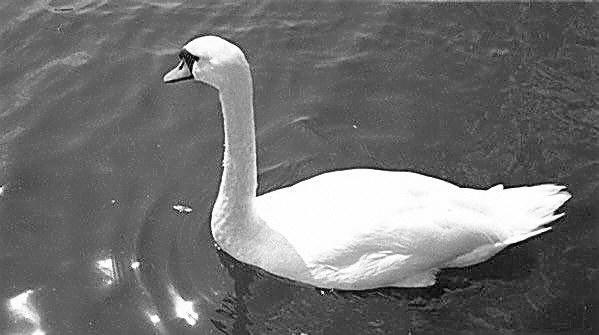
%> input picture Canny/images/swanbw.jpg, 599 x 335 px
$ octave canny.m   (GNU Octave 9; MATLAB toolbox functions it lacks are replaced by stand-ins)
%> lines starting %> are read from the running program, lines starting %| are printed output that depends on the picture
### Canny/smooth_image.m
function [ S ] = smooth_image( I, sigma )
%SMOOTH_IMAGE Smooths a B & W image by performing convolution with a Gaussian
% filter of the provided standard deviation.
%   Inputs:
%       I: input B & W image in 2D matrix format.
%       sigma: scalar representing the standard deviation of the Gaussian
%       filter. Essentially controls the amount of smoothing.
%   Outputs:
%       S: The smoothed image.

w = 6 * ceil(sigma) + 1; % guaranteed to hold interval (-3*s, +3*s).
f = fspecial('gaussian', [w, w], sigma);
S = imfilter(I, f, 'replicate');
end

### Canny/image_gradient.m
function [ Dx, Dy ] = image_gradient( I )
%IMAGE_GRADIENT Computes the horizontal and vertical components of the
%image gradient of the image provided.
%   Inputs:
%       I: an image in the form of a 2D matrix of double values.
%   Outputs:
%       Dx: the horizontal component of the gradient at every pixel.
%       Dy: the vertical component of the gradient at every pixel.

% Replicate matrix twice to make conv2 operate on a pixel-padded image...
% Exactly why they haven't incorporated this functionality in conv/conv2 is
% beyond me.
Ir = padarray(I, [0, 1], 'replicate');
Dx = conv2(Ir, [0.5, 0, -0.5], 'same');

% Drop first and last columns spuriously created with padarray to support
% proper convolution...
Dx(:, 1) = [];
Dx(:, size(Dx, 2)) = [];

% Do the same thing along the y direction.
Ic = padarray(I, [1, 0], 'replicate');
Dy = conv2(Ic, [0.5, 0, -0.5]', 'same');
Dy(1, :) = [];
Dy(size(Dy, 1), :) = [];
end

% TODO: The function 'imgradientxy' essentially does what I'm doing in this function.
% However, I noticed that both the 'CentralDifference' and 'IntermediateDifference'
% flags, corresponding to different order approximations of the Taylor
% Series solution to the 1D diffusion equation, give you the same result...
% This has been observed on 2013b, 2014a and 2014b. Could be a bug in the
% Image Processing toolbox.
% [Dx, Dy] = imgradientxy(I, 'CentralDifference');

### Canny/gradient_magnitude_direction.m
function [ R, X, Y ] = gradient_magnitude_direction( Dx, Dy )
% [8 lines of commented-out code are left out]

R = sqrt(Dx .^ 2 + Dy .^2);
X = Dx ./ R;
Y = Dy ./ R;
end

### Canny/interpolate_gradients.m
function J = interpolate_gradients(R, Dx, Dy)
% INTERPOLATE_GRADIENTS Given the magnitude of the image gradients, as well
% as its x and y components, interpolate them in the 8 directions possible
% in a discrete 2D image.
%
%   Inputs:
%       R:  A h x w matrix containing the magnitude of the image
%           gradients, where h and w are the height and width of the image,
%           respectively.
%       Dx, Dy: h x w matrices, containing the x and y components of the
%           direction of the gradient. w and h are the dimensions of the image.
%   Outputs:
%       J: A w x h matrix, where w and h are the dimensions of the image.
%           J(i,j) contains the magnitude of the gradient at position (i+Dx(i,j),
%           j+Dy(i,j)).  Of course, i+Dx(i,j) and j+Dy(i,j) are not integer positions;
%           this is why we need to interpolate.
[h, w] = size(R);
X = (ones(h,1)*(1:w)) + Dx;
Y = ((1:h)'*ones(1,w)) + Dy;
J = interp2(R, X, Y);

### Canny/hysteresis.m
function [ M ] = hysteresis( I, sigma, t1, t2 )
%HYSTERESIS Perform hysteresis for edge detection. This is the last step of
%the Canny Edge detector.
%   Inputs:
%       I: The image, assumed to be a 'double' matrix.
%       sigma: The standard deviation of the Gaussian filter with which we will
%          smooth the image. The higher sigma is, the more we smooth the
%          image.
%       t1: The first (high) threshold used by NMS.
%       t2: The second (low) threshold used by hysteresis.
%   Outputs:
%       M: The binary mask indicating the edge map of our image.

% Our implementation of hysteresis is based on a bottom-up approach which
% iteratively stitches edges together until it is no longer feasible to do
% so (by virtue of the thresholds). Unfortunately, because we need multiple
% variables from our NMS routine "find_peaks", it makes much more sense to
% copy the source code of NMS here instead of  modifying the function such
% that it returns a larger list.

%%%%%%%%%%%%%%%%%%%%%%%%%%%%%%% BEGIN NMS %%%%%%%%%%%%%%%%%%%%%%%%%%%%%%%%
%%%%%%%%%%%%%%%%%%%%%%%%%%  Same as in find_peaks.m  %%%%%%%%%%%%%%%%%%%%%%%

% Reduce the effect of noise:
I = smooth_image(I, sigma);

% Retrieve gradient magnitude and directions:
[X, Y] = image_gradient(I);
[R, Cos, Sin] = gradient_magnitude_direction(X, Y);
DirHead = interpolate_gradients(R, Cos, Sin);
DirTail = interpolate_gradients(R, -Cos, -Sin);

% Build 'hard edge' matrix.
M = R > t1 & R > DirHead & R > DirTail;
%%%%%%%%%%%%%%%%%%%%%%%%%%% End of NMS %%%%%%%%%%%%%%%%%%%%%%%%%%%%%%%%%

% Meat of the hysteresis algorithm.
CE = M; % CE = "Candidate Edges"
S = strel('square', 3);
while(any(CE(:))) % As long as at least one element is non-zero
    % Build a square of 1's around every 1 in M. Essentially CE will be
    % a matrix of candidate edge pixels.
    CE = imdilate(M, S) - M; % We subtract the image from its morphological dilation
    CE = CE & (R > t2) & (R > DirHead) & (R > DirTail); % All candidates where threshold > t2 are admissible edges.
    M = M + CE; % Update edge map.
end
end

### Canny/canny.m
% CANNY Run Canny edge detector with hysteresis on some example images.
% We will be using the following parameters which have been found to produce
% good results: sigma = 2, T1 = 15 and T2 = 2. T1 is the threshold for NMS,
% and T2 is the threshold for hysteresis.

Swan = imread('images/swanbw.jpg'); % Already grayscale
%> Swan is the input picture: size 335x599 uint8; min 0, max 255, mean 112.6
Coin = rgb2gray(imread('images/coins.png'));
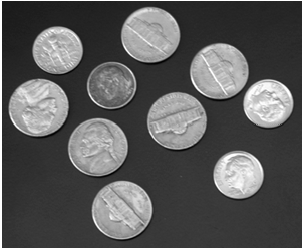
%> input picture Canny/images/coins.png, 302 x 248 px
%> Coin: size 248x302 uint8; min 0, max 255, mean 89.8
Text = rgb2gray(imread('images/text.png'));
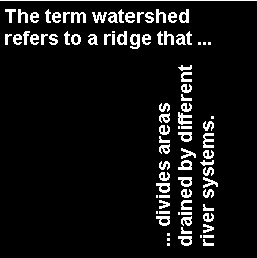
%> input picture Canny/images/text.png, 257 x 258 px
%> Text: size 258x257 uint8; 7.6% white in thin lines or dots
disp('Loaded images.');

figure('Position', [200, 300, 600, 300]);
subplot(1, 3, 1); imshow(Swan, []);
title('Swan');
subplot(1, 3, 2); imshow(Coin, []);
title('Coins');
subplot(1, 3, 3); imshow(Text, []);
title('Text');
% Setting a master title when subplots are involved is a pain...
% Solution taken from: https://sites.google.com/site/kittipat/matlabtechniques/howtoplotthemaintitletoafigurewithmanysubplots
axes('Position',[0 0 1 1],'Xlim',[0 1],'Ylim',[0 1],'Box','off','Visible','off','Units','normalized', 'clipping' , 'off');
text(0.5, 0.95, '\bf Original Images','HorizontalAlignment','center','VerticalAlignment', 'top', 'FontSize', 14);

disp('Running edge detection....');
SwanH = hysteresis(Swan, 2, 15, 2);
%> in hysteresis, `M = R > t1 & R > DirHead & R > DirTail;`: M: size 335x599 logical; 0.81% white in thin lines or dots
%> the loop in hysteresis, `while(any(CE(:)))` made 67 passes
%> after the loop in hysteresis, `while(any(CE(:)))`:
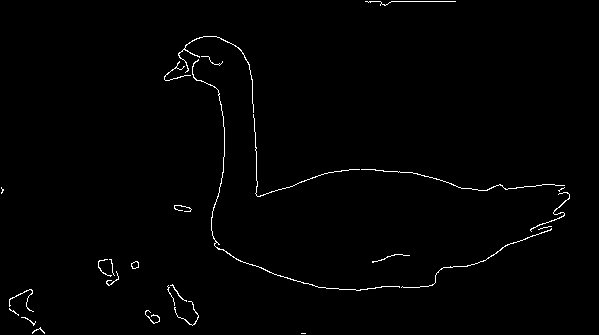
%> M: size 335x599 double; values 0 (black) and 1 (white), 1% white in thin lines or dots
CoinH = hysteresis(Coin, 2, 15, 2);
%> call 2 of hysteresis, with sigma = 2, t1 = 15, t2 = 2
%> in image_gradient (call 2), `Dy(size(Dy, 1), :) = [];`:
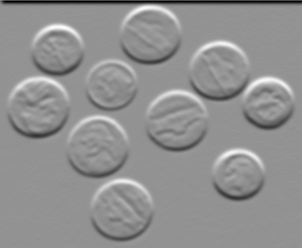
%> Dy: size 248x302 double; min -42.5, max 31.5, mean -0.4; drawn with min black and max white
%> in interpolate_gradients (call 3), `X = (ones(h,1)*(1:w)) + Dx;`:
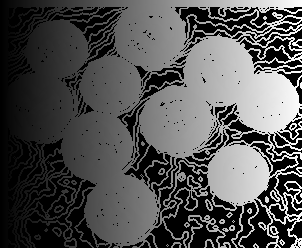
%> X: size 248x302 double; 31.8% of the values are NaN or infinite; the others: min 0, max 303, mean 144.1; drawn with min black, max white, NaN and infinite black
%> in interpolate_gradients (call 3), `Y = ((1:h)'*ones(1,w)) + Dy;`:
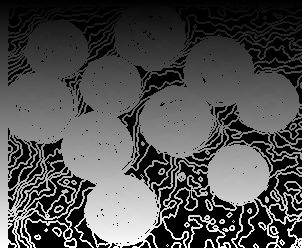
%> Y: size 248x302 double; 31.8% of the values are NaN or infinite; the others: min 0, max 249, mean 114.8; drawn with min black, max white, NaN and infinite black
%> in hysteresis (call 2), `M = R > t1 & R > DirHead & R > DirTail;`:
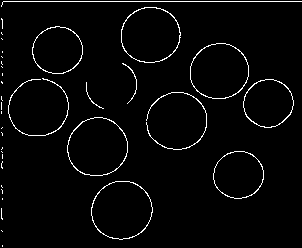
%> M: size 248x302 logical; 2.9% white in thin lines or dots
%> the loop in hysteresis (call 2), `while(any(CE(:)))` made 22 passes
TextH = hysteresis(Text, 2, 15, 2);
disp('Edge detection run. Visualizing results.');
figure('Position', [1000, 300, 600, 300]);
subplot(1, 3, 1); imshow(SwanH, []);
title('Swan');
subplot(1, 3, 2); imshow(CoinH, []);
title('Coins');
subplot(1, 3, 3); imshow(TextH, []);
title('Text');
ha = axes('Position',[0 0 1 1],'Xlim',[0 1],'Ylim',[0 1],'Box','off','Visible','off','Units','normalized', 'clipping' , 'off');
text(0.5, 0.95, '\bf Edge Detection results','HorizontalAlignment','center','VerticalAlignment', 'top', 'FontSize', 14);
disp('Done. You may substitute the images used in this demo with more images from the "images" directory. Bye!');
